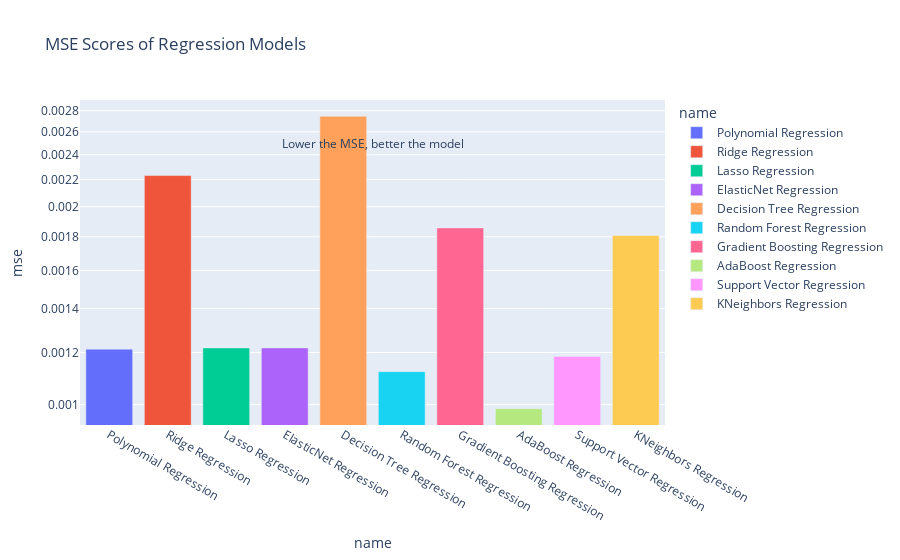

Notebook code cell kept with this figure:
### Code cell
fig = px.bar(df_results, x='name', y='mse', color='name', log_y=True, title='MSE Scores of Regression Models')
# lower the mse, better the model
fig.add_annotation(xref='paper', yref='paper', x=0.5, y=0.9, text='Lower the MSE, better the model', showarrow=False)
fig.show()

### Figure 1 — Plotly figure (JSON) as saved in the notebook; plotly's stock layout.template omitted (floating-point values rounded to 4 significant figures)
{"data": [{"alignmentgroup": "True", "hovertemplate": "name=%{x}<br>mse=%{y}<extra></extra>", "legendgroup": "Polynomial Regression", "marker": {"color": "#636efa", "pattern": {"shape": ""}}, "name": "Polynomial Regression", "offsetgroup": "Polynomial Regression", "orientation": "v", "showlegend": true, "textposition": "auto", "type": "bar", "x": ["Polynomial Regression"], "xaxis": "x", "y": [0.001214], "yaxis": "y"}, {"alignmentgroup": "True", "hovertemplate": "name=%{x}<br>mse=%{y}<extra></extra>", "legendgroup": "Ridge Regression", "marker": {"color": "#EF553B", "pattern": {"shape": ""}}, "name": "Ridge Regression", "offsetgroup": "Ridge Regression", "orientation": "v", "showlegend": true, "textposition": "auto", "type": "bar", "x": ["Ridge Regression"], "xaxis": "x", "y": [0.002231], "yaxis": "y"}, {"alignmentgroup": "True", "hovertemplate": "name=%{x}<br>mse=%{y}<extra></extra>", "legendgroup": "Lasso Regression", "marker": {"color": "#00cc96", "pattern": {"shape": ""}}, "name": "Lasso Regression", "offsetgroup": "Lasso Regression", "orientation": "v", "showlegend": true, "textposition": "auto", "type": "bar", "x": ["Lasso Regression"], "xaxis": "x", "y": [0.00122], "yaxis": "y"}, {"alignmentgroup": "True", "hovertemplate": "name=%{x}<br>mse=%{y}<extra></extra>", "legendgroup": "ElasticNet Regression", "marker": {"color": "#ab63fa", "pattern": {"shape": ""}}, "name": "ElasticNet Regression", "offsetgroup": "ElasticNet Regression", "orientation": "v", "showlegend": true, "textposition": "auto", "type": "bar", "x": ["ElasticNet Regression"], "xaxis": "x", "y": [0.00122], "yaxis": "y"}, {"alignmentgroup": "True", "hovertemplate": "name=%{x}<br>mse=%{y}<extra></extra>", "legendgroup": "Decision Tree Regression", "marker": {"color": "#FFA15A", "pattern": {"shape": ""}}, "name": "Decision Tree Regression", "offsetgroup": "Decision Tree Regression", "orientation": "v", "showlegend": true, "textposition": "auto", "type": "bar", "x": ["Decision Tree Regression"], "xaxis": "x", "y": [0.002746], "yaxis": "y"}, {"alignmentgroup": "True", "hovertemplate": "name=%{x}<br>mse=%{y}<extra></extra>", "legendgroup": "Random Forest Regression", "marker": {"color": "#19d3f3", "pattern": {"shape": ""}}, "name": "Random Forest Regression", "offsetgroup": "Random Forest Regression", "orientation": "v", "showlegend": true, "textposition": "auto", "type": "bar", "x": ["Random Forest Regression"], "xaxis": "x", "y": [0.001122], "yaxis": "y"}, {"alignmentgroup": "True", "hovertemplate": "name=%{x}<br>mse=%{y}<extra></extra>", "legendgroup": "Gradient Boosting Regression", "marker": {"color": "#FF6692", "pattern": {"shape": ""}}, "name": "Gradient Boosting Regression", "offsetgroup": "Gradient Boosting Regression", "orientation": "v", "showlegend": true, "textposition": "auto", "type": "bar", "x": ["Gradient Boosting Regression"], "xaxis": "x", "y": [0.001857], "yaxis": "y"}, {"alignmentgroup": "True", "hovertemplate": "name=%{x}<br>mse=%{y}<extra></extra>", "legendgroup": "AdaBoost Regression", "marker": {"color": "#B6E880", "pattern": {"shape": ""}}, "name": "AdaBoost Regression", "offsetgroup": "AdaBoost Regression", "orientation": "v", "showlegend": true, "textposition": "auto", "type": "bar", "x": ["AdaBoost Regression"], "xaxis": "x", "y": [0.0009855], "yaxis": "y"}, {"alignmentgroup": "True", "hovertemplate": "name=%{x}<br>mse=%{y}<extra></extra>", "legendgroup": "Support Vector Regression", "marker": {"color": "#FF97FF", "pattern": {"shape": ""}}, "name": "Support Vector Regression", "offsetgroup": "Support Vector Regression", "orientation": "v", "showlegend": true, "textposition": "auto", "type": "bar", "x": ["Support Vector Regression"], "xaxis": "x", "y": [0.001184], "yaxis": "y"}, {"alignmentgroup": "True", "hovertemplate": "name=%{x}<br>mse=%{y}<extra></extra>", "legendgroup": "KNeighbors Regression", "marker": {"color": "#FECB52", "pattern": {"shape": ""}}, "name": "KNeighbors Regression", "offsetgroup": "KNeighbors Regression", "orientation": "v", "showlegend": true, "textposition": "auto", "type": "bar", "x": ["KNeighbors Regression"], "xaxis": "x", "y": [0.001809], "yaxis": "y"}], "layout": {"annotations": [{"showarrow": false, "text": "Lower the MSE, better the model", "x": 0.5, "xref": "paper", "y": 0.9, "yref": "paper"}], "barmode": "relative", "legend": {"title": {"text": "name"}, "tracegroupgap": 0}, "title": {"text": "MSE Scores of Regression Models"}, "xaxis": {"anchor": "y", "categoryarray": ["Polynomial Regression", "Ridge Regression", "Lasso Regression", "ElasticNet Regression", "Decision Tree Regression", "Random Forest Regression", "Gradient Boosting Regression", "AdaBoost Regression", "Support Vector Regression", "KNeighbors Regression"], "categoryorder": "array", "domain": [0, 1], "title": {"text": "name"}}, "yaxis": {"anchor": "x", "domain": [0, 1], "title": {"text": "mse"}, "type": "log"}}}
